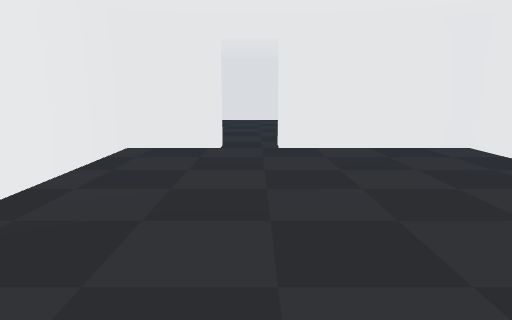
View 1 (above)

14 first-person views from a walk through a scene from a Unity 3-D project. The camera is 1.2 m above the floor, tilts 10° down and sees 70° across. The floor is counted in squares, 1 m on a side. Each view is taken from the middle of a square. On the plan, view 1 faces up. The plan holds only what a view shows up to about 15 squares ahead; the rest is blank. The place goes on beyond the plan. The player character is not drawn. Some surface patterns are stand-ins.

View 2
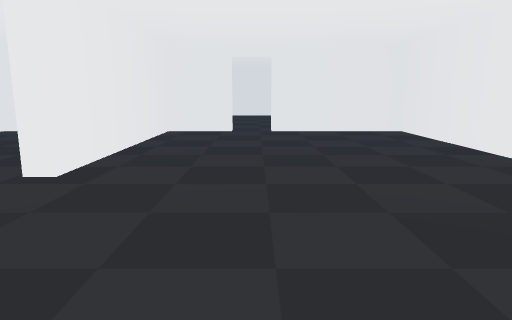

View 3
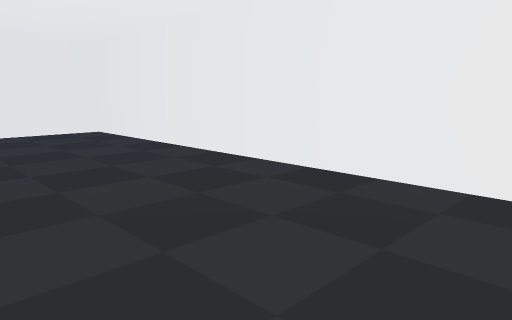

View 4
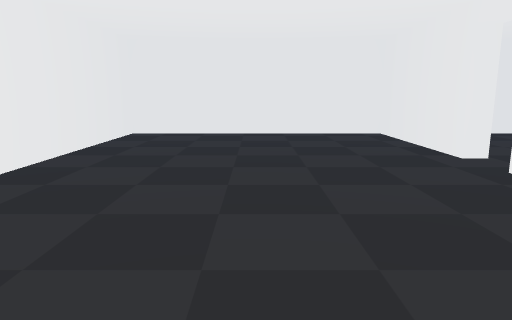

View 5
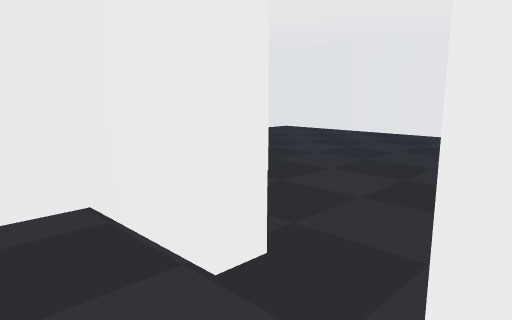

View 6
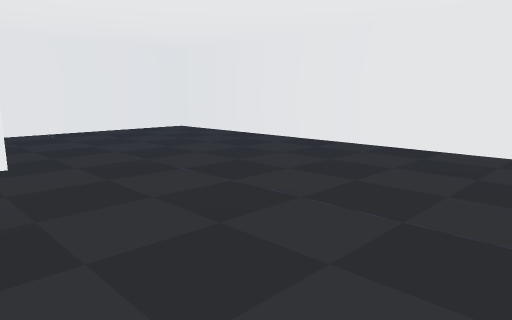

View 7
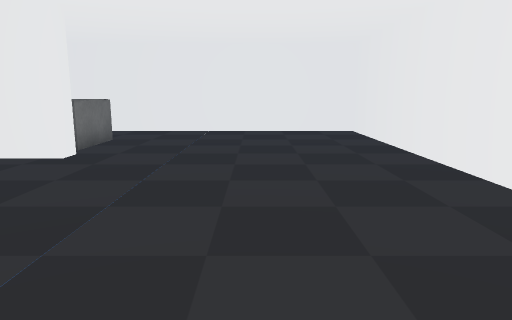

View 8
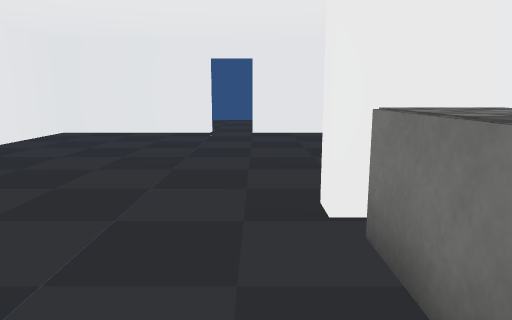

View 9
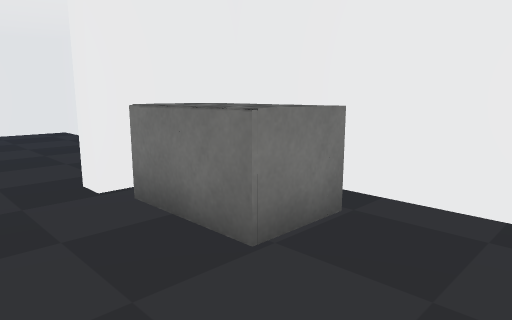

View 10
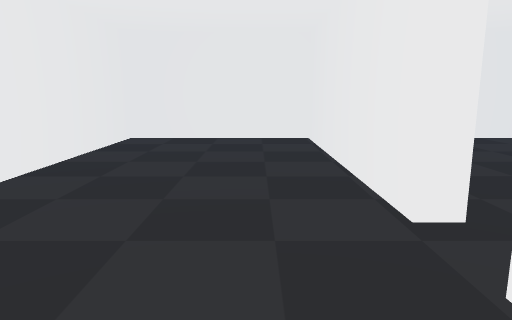

View 11
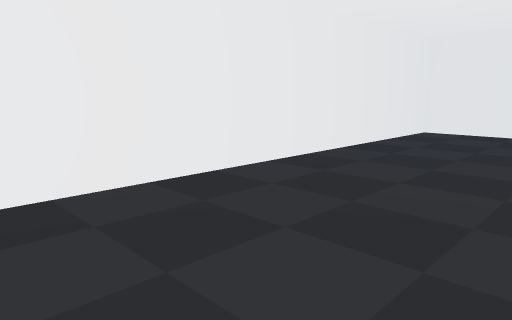

View 12
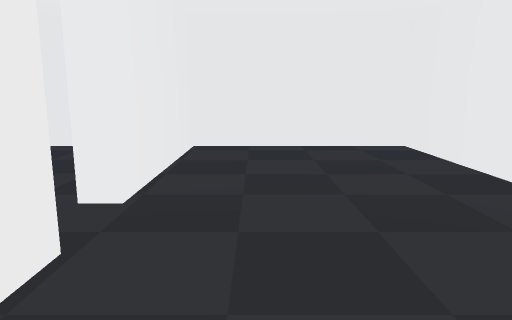

View 13
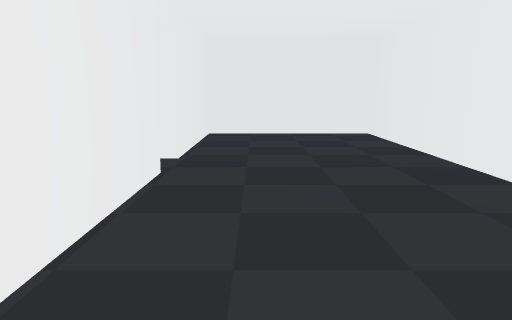

View 14
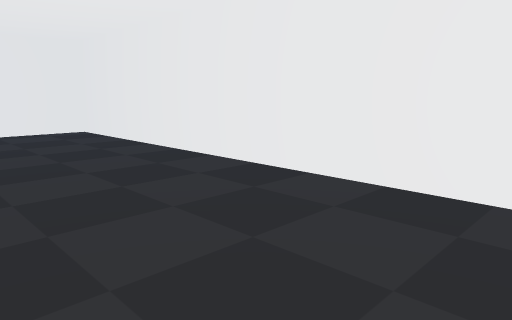

### Floor plan
Points are (right, up) in squares from view 1. A wall is a line through its corners. A room is listed if a view was taken in it or the views show most of it. See-through windows are left out.
Room 1 (views 1, 2, 3, 4, 5)
walls: (-3, 0) (-3, -4.7) (5, -4.7) (5, 8.4) (0.5, 8.4); (-0.8, 8.4) (-3, 8.4) (-3, 1.4)
ways out: opening at (0, 9) to room 2; opening at (-3, 1) to room 3
Room 2 (views 6, 7, 8, 9)
walls: (-0.8, 9) (-0.8, 8.4); (0.5, 8.4) (0.5, 9); (5.5, 13.5) (5, 13.5) (5, 18.3) (-8.6, 18.3) (-8.6, 8.9) (-3.5, 8.9) (-3.5, 11.3) (-3, 11.3) (-3, 10); (3.6, 8.9) (5, 8.9) (5, 12.1)
ways out: opening at (0, 9) to room 1; opening at (5, 13)
objects: other object (-6, 10) to (-4, 11)
Room 3 (views 10, 11, 12, 13, 14)
walls: (-3, 1.4) (-3.5, 1.4) (-3.5, 8.4) (-8.6, 8.4) (-8.6, -4.7) (-3.5, -4.7) (-3.5, 0) (-3, 0)
ways out: opening at (-3, 1) to room 1

Positions as (right, up) in squares from view 1, and headings:
1: (0, 0), facing up
2: (0, -4), facing up
3: (0, -4), facing up-right
4: (1, 7), facing down
5: (1, 7), facing up-left
6: (4, 10), facing up-left
7: (4, 15), facing left
8: (-7, 12), facing right
9: (-8, 13), facing down-right
10: (-5, -2), facing up
11: (-4, -4), facing up-left
12: (-5, 4), facing down
13: (-5, 7), facing down
14: (-4, 8), facing down-left
